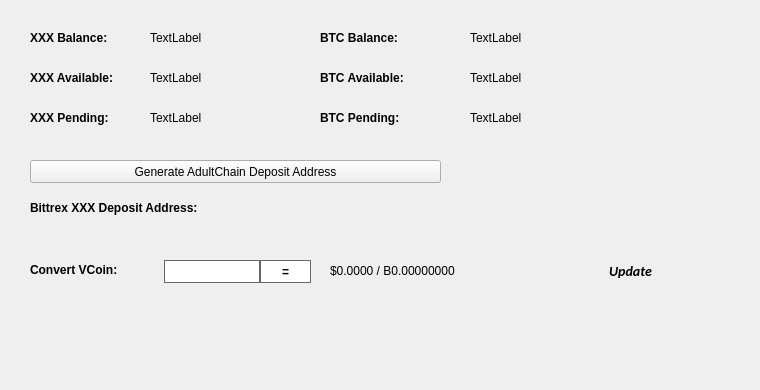
   <widget class="QWidget" name="BalanceTab">
    <attribute name="title">
     <string>Balance</string>
    </attribute>
    <widget class="QLabel" name="BitcoinBalanceLabel">
     <property name="geometry">
      <rect>
       <x>470</x>
       <y>30</y>
       <width>150</width>
       <height>16</height>
      </rect>
     </property>
     <property name="text">
      <string>TextLabel</string>
     </property>
    </widget>
    <widget class="QLabel" name="XXXBalanceLabel">
     <property name="geometry">
      <rect>
       <x>150</x>
       <y>30</y>
       <width>150</width>
       <height>16</height>
      </rect>
     </property>
     <property name="text">
      <string>TextLabel</string>
     </property>
    </widget>
    <widget class="QLabel" name="label_11">
     <property name="geometry">
      <rect>
       <x>30</x>
       <y>30</y>
       <width>101</width>
       <height>16</height>
      </rect>
     </property>
     <property name="font">
      <font>
       <weight>75</weight>
       <bold>true</bold>
      </font>
     </property>
     <property name="text">
      <string>XXX Balance:</string>
     </property>
    </widget>
    <widget class="QLabel" name="label_12">
     <property name="geometry">
      <rect>
       <x>320</x>
       <y>30</y>
       <width>101</width>
       <height>16</height>
      </rect>
     </property>
     <property name="font">
      <font>
       <weight>75</weight>
       <bold>true</bold>
      </font>
     </property>
     <property name="text">
      <string>BTC Balance:</string>
     </property>
    </widget>
    <widget class="QLabel" name="XXXAvailableLabel_2">
     <property name="geometry">
      <rect>
       <x>150</x>
       <y>70</y>
       <width>150</width>
       <height>16</height>
      </rect>
     </property>
     <property name="text">
      <string>TextLabel</string>
     </property>
    </widget>
    <widget class="QLabel" name="label_13">
     <property name="geometry">
      <rect>
       <x>30</x>
       <y>70</y>
       <width>111</width>
       <height>16</height>
      </rect>
     </property>
     <property name="font">
      <font>
       <weight>75</weight>
       <bold>true</bold>
      </font>
     </property>
     <property name="text">
      <string>XXX Available:</string>
     </property>
    </widget>
    <widget class="QLabel" name="label_14">
     <property name="geometry">
      <rect>
       <x>30</x>
       <y>110</y>
       <width>101</width>
       <height>16</height>
      </rect>
     </property>
     <property name="font">
      <font>
       <weight>75</weight>
       <bold>true</bold>
      </font>
     </property>
     <property name="text">
      <string>XXX Pending:</string>
     </property>
    </widget>
    <widget class="QLabel" name="XXXPendingLabel">
     <property name="geometry">
      <rect>
       <x>150</x>
       <y>110</y>
       <width>150</width>
       <height>16</height>
      </rect>
     </property>
     <property name="text">
      <string>TextLabel</string>
     </property>
    </widget>
    <widget class="QLabel" name="label_15">
     <property name="geometry">
      <rect>
       <x>320</x>
       <y>70</y>
       <width>111</width>
       <height>16</height>
      </rect>
     </property>
     <property name="font">
      <font>
       <weight>75</weight>
       <bold>true</bold>
      </font>
     </property>
     <property name="text">
      <string>BTC Available:</string>
     </property>
    </widget>
    <widget class="QLabel" name="BitcoinAvailableLabel">
     <property name="geometry">
      <rect>
       <x>470</x>
       <y>70</y>
       <width>150</width>
       <height>16</height>
      </rect>
     </property>
     <property name="text">
      <string>TextLabel</string>
     </property>
    </widget>
    <widget class="QLabel" name="label_31">
     <property name="geometry">
      <rect>
       <x>320</x>
       <y>110</y>
       <width>111</width>
       <height>16</height>
      </rect>
     </property>
     <property name="font">
      <font>
       <weight>75</weight>
       <bold>true</bold>
      </font>
     </property>
     <property name="text">
      <string>BTC Pending:</string>
     </property>
    </widget>
    <widget class="QLabel" name="BitcoinPendingLabel">
     <property name="geometry">
      <rect>
       <x>470</x>
       <y>110</y>
       <width>150</width>
       <height>16</height>
      </rect>
     </property>
     <property name="text">
      <string>TextLabel</string>
     </property>
    </widget>
    <widget class="QLabel" name="label_33">
     <property name="geometry">
      <rect>
       <x>30</x>
       <y>200</y>
       <width>221</width>
       <height>16</height>
      </rect>
     </property>
     <property name="font">
      <font>
       <weight>75</weight>
       <bold>true</bold>
      </font>
     </property>
     <property name="text">
      <string>Bittrex XXX Deposit Address:</string>
     </property>
    </widget>
    <widget class="QPushButton" name="GenDepositBTN">
     <property name="geometry">
      <rect>
       <x>30</x>
       <y>160</y>
       <width>411</width>
       <height>23</height>
      </rect>
     </property>
     <property name="text">
      <string>Generate AdultChain Deposit Address</string>
     </property>
     <property name="icon">
      <iconset resource="../adultchain.qrc">
       <normaloff>:/icons/bitcoin</normaloff>:/icons/bitcoin</iconset>
     </property>
    </widget>
    <widget class="QLabel" name="DepositAddressLabel">
     <property name="geometry">
      <rect>
       <x>200</x>
       <y>200</y>
       <width>261</width>
       <height>16</height>
      </rect>
     </property>
     <property name="palette">
      <palette>
       <active>
        <colorrole role="WindowText">
         <brush brushstyle="SolidPattern">
          <color alpha="255">
           <red>0</red>
           <green>0</green>
           <blue>0</blue>
          </color>
         </brush>
        </colorrole>
        <colorrole role="Text">
         <brush brushstyle="SolidPattern">
          <color alpha="255">
           <red>0</red>
           <green>0</green>
           <blue>255</blue>
          </color>
         </brush>
        </colorrole>
       </active>
       <inactive>
        <colorrole role="WindowText">
         <brush brushstyle="SolidPattern">
          <color alpha="255">
           <red>0</red>
           <green>0</green>
           <blue>0</blue>
          </color>
         </brush>
        </colorrole>
        <colorrole role="Text">
         <brush brushstyle="SolidPattern">
          <color alpha="255">
           <red>0</red>
           <green>0</green>
           <blue>255</blue>
          </color>
         </brush>
        </colorrole>
       </inactive>
       <disabled>
        <colorrole role="WindowText">
         <brush brushstyle="SolidPattern">
          <color alpha="255">
           <red>120</red>
           <green>120</green>
           <blue>120</blue>
          </color>
         </brush>
        </colorrole>
        <colorrole role="Text">
         <brush brushstyle="SolidPattern">
          <color alpha="255">
           <red>120</red>
           <green>120</green>
           <blue>120</blue>
          </color>
         </brush>
        </colorrole>
       </disabled>
      </palette>
     </property>
     <property name="font">
      <font>
       <weight>75</weight>
       <bold>true</bold>
      </font>
     </property>
     <property name="text">
      <string/>
     </property>
     <property name="alignment">
      <set>Qt::AlignRight|Qt::AlignTrailing|Qt::AlignVCenter</set>
     </property>
     <property name="textInteractionFlags">
      <set>Qt::LinksAccessibleByMouse|Qt::TextSelectableByKeyboard|Qt::TextSelectableByMouse</set>
     </property>
    </widget>
    <widget class="QLabel" name="label_8">
     <property name="geometry">
      <rect>
       <x>460</x>
       <y>300</y>
       <width>281</width>
       <height>81</height>
      </rect>
     </property>
     <property name="text">
      <string/>
     </property>
     <property name="pixmap">
      <pixmap>:/images/bittrex</pixmap>
     </property>
    </widget>
    <widget class="QWidget" name="widgetConversion" native="true">
     <property name="geometry">
      <rect>
       <x>0</x>
       <y>250</y>
       <width>751</width>
       <height>43</height>
      </rect>
     </property>
     <property name="minimumSize">
      <size>
       <width>0</width>
       <height>43</height>
      </size>
     </property>
     <property name="styleSheet">
      <string notr="true"/>
     </property>
     <widget class="QPushButton" name="btnUpdateMarketData">
      <property name="geometry">
       <rect>
        <x>575</x>
        <y>0</y>
        <width>111</width>
        <height>41</height>
       </rect>
      </property>
      <property name="sizePolicy">
       <sizepolicy hsizetype="Expanding" vsizetype="Expanding">
        <horstretch>0</horstretch>
        <verstretch>0</verstretch>
       </sizepolicy>
      </property>
      <property name="font">
       <font>
        <family>calibri</family>
        <pointsize>-1</pointsize>
        <weight>75</weight>
        <italic>true</italic>
        <bold>true</bold>
       </font>
      </property>
      <property name="styleSheet">
       <string notr="true">margin:0px;text-align:center;padding:2px;border-radius:3px;font-style:italic;width:100px;font-size:14px;font-family:calibri;font-weight:600;</string>
      </property>
      <property name="text">
       <string>Update</string>
      </property>
      <property name="iconSize">
       <size>
        <width>150</width>
        <height>35</height>
       </size>
      </property>
      <property name="autoDefault">
       <bool>true</bool>
      </property>
      <property name="default">
       <bool>true</bool>
      </property>
     </widget>
     <widget class="QLabel" name="lblConvertVCoin">
      <property name="geometry">
       <rect>
        <x>30</x>
        <y>10</y>
        <width>131</width>
        <height>20</height>
       </rect>
      </property>
      <property name="styleSheet">
       <string notr="true"/>
      </property>
      <property name="text">
       <string>&lt;html&gt;&lt;head/&gt;&lt;body&gt;&lt;p&gt;&lt;span style=&quot; font-weight:600;&quot;&gt;Convert VCoin:&lt;/span&gt;&lt;/p&gt;&lt;/body&gt;&lt;/html&gt;</string>
      </property>
     </widget>
     <widget class="QLineEdit" name="txtConvertVCoinQty">
      <property name="geometry">
       <rect>
        <x>160</x>
        <y>10</y>
        <width>100</width>
        <height>23</height>
       </rect>
      </property>
      <property name="minimumSize">
       <size>
        <width>100</width>
        <height>23</height>
       </size>
      </property>
      <property name="maximumSize">
       <size>
        <width>100</width>
        <height>16777215</height>
       </size>
      </property>
      <property name="styleSheet">
       <string notr="true">border: 1px solid #61696c;margin-left:4px;</string>
      </property>
     </widget>
     <widget class="QPushButton" name="btnConvertAdultChain">
      <property name="geometry">
       <rect>
        <x>260</x>
        <y>10</y>
        <width>51</width>
        <height>23</height>
       </rect>
      </property>
      <property name="minimumSize">
       <size>
        <width>0</width>
        <height>23</height>
       </size>
      </property>
      <property name="styleSheet">
       <string notr="true">border:1px solid #61696c;background:white;font-weight:600;</string>
      </property>
      <property name="text">
       <string>=</string>
      </property>
     </widget>
     <widget class="QLabel" name="lblConvertVCoinResults">
      <property name="geometry">
       <rect>
        <x>330</x>
        <y>0</y>
        <width>201</width>
        <height>41</height>
       </rect>
      </property>
      <property name="styleSheet">
       <string notr="true"/>
      </property>
      <property name="text">
       <string>$0.0000 / B0.00000000</string>
      </property>
     </widget>
     <widget class="QLabel" name="iconOverviewUpdateWait">
      <property name="geometry">
       <rect>
        <x>670</x>
        <y>10</y>
        <width>24</width>
        <height>24</height>
       </rect>
      </property>
      <property name="text">
       <string/>
      </property>
      <property name="pixmap">
       <pixmap resource="../adultchain.qrc">:/icons/transaction_1</pixmap>
      </property>
      <property name="scaledContents">
       <bool>true</bool>
      </property>
      <property name="alignment">
       <set>Qt::AlignCenter</set>
      </property>
     </widget>
    </widget>
   </widget>
